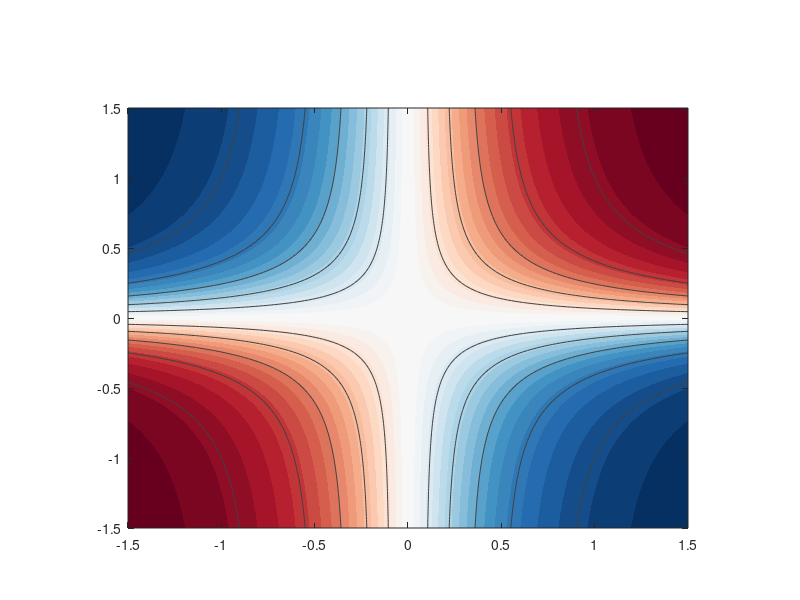

Write MATLAB code to recreate this figure. (Note: this script raises an error after producing the figure.)
%% Contour + vector-field plot of rho_21 for the 3-node cycle topology, as a
% function of a31, a23 (see figure caption for what each plotted element
% represents). Closed-form rho_21 derived in Appendix D (eq:rho_cycle /
% main text eq:rho21_cycle_main).
%
% One standalone square PDF per panel, plus one standalone colorbar PDF,
% assembled in LaTeX per the authoritative guide
% (tasks/stage3_tasks_plot_networks/stage3_topo_x-node_figure_template_instructions.md).
% Structure copied from plot_topo_3node_mediator_2way_subplot.m (the
% reference for topologies WITH a stability mask), since the cycle genuinely
% needs one -- a two-sided bound, unlike the two-way mediator's one-sided one.
% Output: figures/topo_3node_cycle_figures/{B1,B2,B3,C1,C2,C3,colorbar}.pdf
%
% PANEL MAPPING: the six panels follow a per-row narrative (row 1 =
% mediator-limit baseline with a sigma_W3 contrast; row 2 = positive-quadrant
% small/moderate |a12| contrast; row 3 = negative-quadrant small/moderate
% |a12| contrast) rather than a clean 3-column single-axis contrast, so
% (like the two-way mediator) this does not transpose cleanly to the
% template's 2x3 grid. Same six parameter sets and reading order as the
% original combined figure, relabeled B1,B2,B3,C1,C2,C3 in sequence.
clc; clear;

a = -0.5;
sigma_W1 = 1;

% columns: [a12, sigma_W2, sigma_W3].
params = [...
     0.00,  1,  1;
     0.00,  3,  1;
     0.10,  1,  1;
     0.30,  1,  1;
    -0.05,  3,  1;
    -0.30,  3,  1];
% Row A is reserved for the network diagram and matrices strip (drawn
% directly in LaTeX, not exported here), so the two MATLAB-generated data
% rows are B and C.
panel_labels = {'B1','B2','B3','C1','C2','C3'};

% param grid for a31 and a23. Range [-1.5,1.5], matching the stage-wide
% convention.
range = 1.5;
N = 150;
[a31, a23] = meshgrid(linspace(-range, range, N), linspace(-range, range, N));
a31sq = a31.^2;
a23sq = a23.^2;
a23cube = a23.^3;

%% Diverging blue-white-red colormap (stage-wide convention).
rdbu_anchors = [ ...
      5,  48,  97;   33, 102, 172;   67, 147, 195;  146, 197, 222; ...
    209, 229, 240;  247, 247, 247;  253, 219, 199;  244, 165, 130; ...
    214,  96,  77;  178,  24,  43;  103,   0,  31] / 255;
neutral_halfwidth = 0.05;
v = linspace(-1, 1, 256);
t = 0.5 + 0.5 * sign(v) .* max(abs(v) - neutral_halfwidth, 0) ...
                        ./ (1 - neutral_halfwidth);
cmap_div = interp1(linspace(0,1,size(rdbu_anchors,1)), rdbu_anchors, t);

invalid_grey = [0.80 0.80 0.80];
rho_fill_levels = -1:0.02:1;
rho_levels = linspace(-1,1,31);  % 30 visible lines (excluding zero), matching
                                  % the combined script's tuned level set

%% Stability mask: TWO-SIDED bound (see
% tasks/stage3_tasks_plot_networks/stage3_plot_3node_cycle.md for the
% derivation). The cycle's characteristic polynomial is (lambda-a)^3=c with
% c=a12*a23*a31; the real root needs c<-a^3, the complex pair needs c>8a^3,
% so Hurwitz stability requires 8a^3 < c < -a^3 (a<0). On this region
% |K|=8(8a^3-c)(a^3+c)>0 identically, so no sign prefactor is applied to
% rho_21 below.
stab_lo = 8*a^3;
stab_hi = -a^3;

%% Output folder -- one subfolder per topology.
script_dir = fileparts(mfilename('fullpath'));
proj_root  = fullfile(script_dir, '..', '..');
fig_dir    = fullfile(proj_root, 'figures', 'topo_3node_cycle_figures');
if ~exist(fig_dir, 'dir')
    mkdir(fig_dir);
end

%% Fixed square canvas and fixed axes Position -- IDENTICAL for every panel.
panel_size = 360;
ax_pos = [0.16 0.12 0.70 0.70];

%% Per-panel: compute rho_* gradient, plot, export.
for k = 1:size(params,1)
    a12      = params(k,1);
    sigma_W2 = params(k,2);
    sigma_W3 = params(k,3);

    % rho_21 for the cycle (Appendix D eq:rho_cycle / main text
    % eq:rho21_cycle_main; sgn(|K|)=+1 on the stable region, see mask note).
    N21 = (-2*a^3*(a23.*a31) + a12*(a23sq.*a31sq))*sigma_W1 ...
        + (4*a^4*a12 + a*a12^2*(a23.*a31))*sigma_W2 ...
        + 3*a^2*a12*a23sq*sigma_W3;

    D11 = (8*a^5*sigma_W1 + 5*a^2*a12*sigma_W1*(a23.*a31)) ...
        + (4*a^3*a12^2 + a12^3*(a23.*a31))*sigma_W2 ...
        + 3*a*a12^2*a23sq*sigma_W3;

    D22 = (8*a^5*sigma_W2 + 5*a^2*a12*sigma_W2*(a23.*a31)) ...
        + (4*a^3*a23sq + a12*(a23cube.*a31))*sigma_W3 ...
        + 3*a*(a23sq.*a31sq)*sigma_W1;

    rho_21 = N21 ./ sqrt(D11 .* D22);

    % Stability mask: c = a12*a23*a31 must satisfy stab_lo < c < stab_hi.
    c = a12 .* a23 .* a31;
    valid = (c > stab_lo) & (c < stab_hi);
    rho_21_masked = rho_21;
    rho_21_masked(~valid) = NaN;

    [drho_da31, drho_da23] = gradient(rho_21_masked, a31(1,:), a23(:,1));
    drho_da31(~valid) = NaN;
    drho_da23(~valid) = NaN;

    fig = figure('Color','w','Units','points', ...
        'Position',[100 100 panel_size panel_size],'Visible','off');
    ax = axes(fig,'Units','normalized','Position',ax_pos);

    contourf(ax, a31, a23, rho_21_masked, rho_fill_levels, 'LineStyle', 'none')
    hold(ax,'on')
    contour(ax, a31, a23, rho_21_masked, rho_levels(rho_levels ~= 0), ...
            'LineColor', [0.25 0.25 0.25], 'LineWidth', 0.5)
    colormap(ax, cmap_div)
    set(ax, 'Color', invalid_grey)
    clim(ax, [-1 1])

    % rho_21 = 0 contour, bright green dashed (stage-wide convention).
    contour(ax, a31, a23, rho_21_masked, [0 0], '--', ...
            'LineColor', [0.00 0.62 0.05], 'LineWidth', 2.5)

    % Stability boundary: black solid, drawn as the two level curves of the
    % field c = a12*a23*a31 at c = stab_lo and c = stab_hi. For a12=0, c is
    % identically 0 (whole plane stable) -- contour emits a harmless
    % "constant ZData" warning and draws nothing, which is correct.
    contour(ax, a31, a23, a12.*a23.*a31, [stab_lo stab_hi], 'k-', 'LineWidth', 2.5)

    mag = sqrt(drho_da31.^2 + drho_da23.^2);
    U = drho_da31 ./ mag;
    V = drho_da23 ./ mag;
    step = 20;
    arrow_scale = 0.5;
    quiver(ax, a31(1:step:end,1:step:end), ...
        a23(1:step:end,1:step:end), ...
        U(1:step:end,1:step:end), ...
        V(1:step:end,1:step:end), ...
        arrow_scale,'k', 'LineWidth', 1)

    axis(ax,'square')

    % set FontSize before xlabel/ylabel/title (ordering pitfall).
    set(ax,'FontSize',16)

    axis_ticks = -range:0.5:range;
    set(ax, 'XTick', axis_ticks, 'YTick', axis_ticks)
    ax.XAxis.TickLabelRotation = 0;
    ax.YAxis.TickLabelRotation = 0;

    % Font sizes match the dyad/confounder/collider/mediator/two-way-mediator
    % reference: axis labels 22, title 18, ticks 16.
    xlabel(ax,'\textbf{$\mathbf{a_{31}}$}','Interpreter','latex','FontSize',22)
    ylabel(ax,'\textbf{$\mathbf{a_{23}}$}','Interpreter','latex','FontSize',22)

    % Title shows all three varying quantities (a12, sigma_W2, sigma_W3);
    % %+.2f for a12 since it varies in sign across panels, matching the
    % stage-wide sign convention.
    title(ax, sprintf('$a_{12}=%+.2f$, $\\sigma_{W_2}=%.2f$, $\\sigma_{W_3}=%.2f$', ...
        a12, sigma_W2, sigma_W3), 'Interpreter','latex','FontSize',18);

    hold(ax,'off')

    out_path = fullfile(fig_dir, [panel_labels{k} '.pdf']);
    exportgraphics(fig, out_path, 'ContentType', 'vector');
    fprintf('Wrote %s\n', out_path);
    close(fig);
end

%% Standalone colorbar (identical construction to the dyad/confounder/
% collider/mediator/two-way-mediator reference). Label is rho_21.
cb_width  = 3 * panel_size * 1.1;
cb_height = 160;
fig = figure('Color','w','Units','points','Position',[100 100 cb_width cb_height], ...
    'Visible','off');
ax = axes(fig,'Visible','off');
colormap(ax, cmap_div)
clim(ax, [-1 1])
cb = colorbar(ax,'Location','south');
cb.AxisLocation = 'out';
cb.Position = [0.08 0.35 0.84 0.20];
cb.Label.Interpreter = 'latex';
cb.Label.String = '$\mathbf{\rho_{21}}$';
cb.Label.FontWeight = 'bold';
cb.FontSize = 18;
cb.Label.FontSize = 22;

cb_path = fullfile(fig_dir, 'colorbar.pdf');
exportgraphics(fig, cb_path, 'ContentType', 'vector');
fprintf('Wrote %s\n', cb_path);
close(fig);
